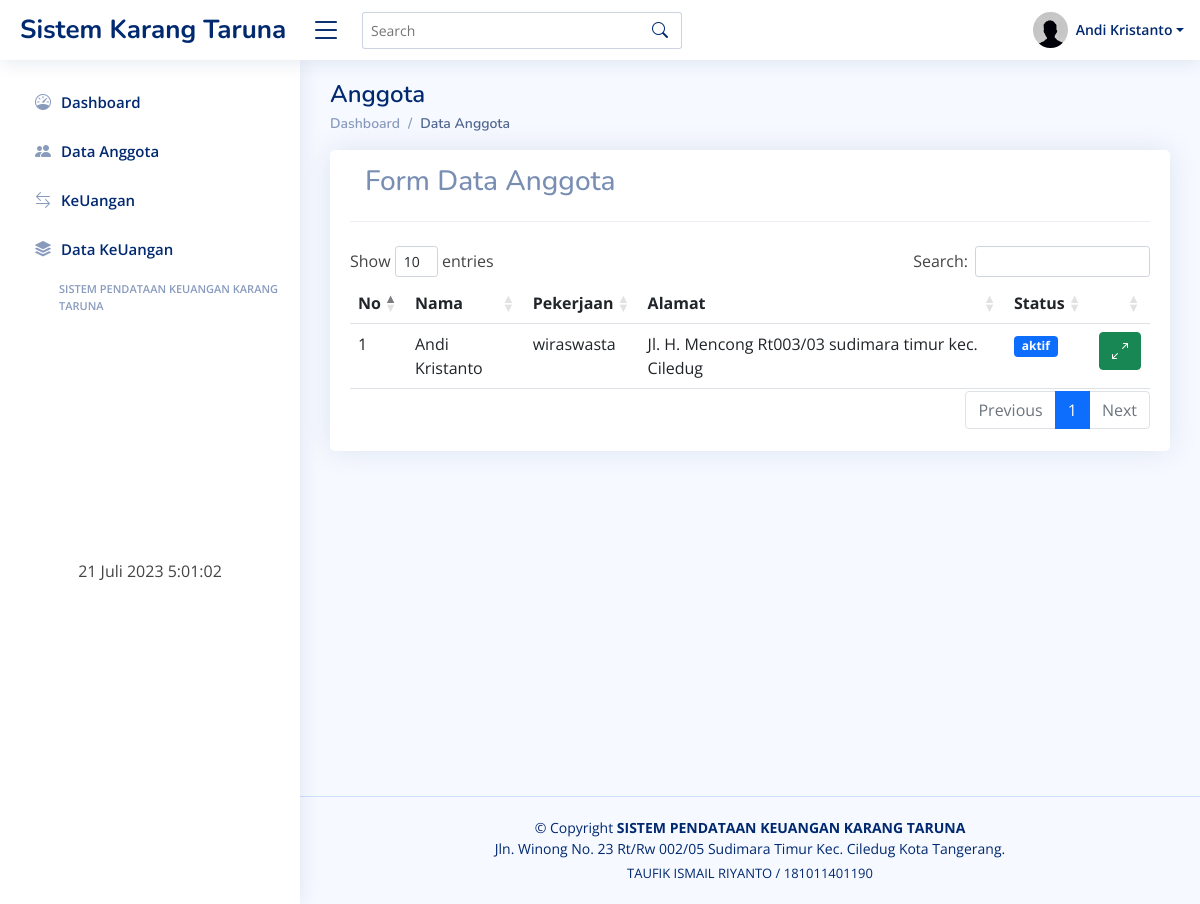
/anggota/index.php?url=anggota (signed in), run on the app's committed database.
### tables this page shows
CREATE TABLE `users` (
  `id_user` int(11) NOT NULL,
  `recid` enum('0','1') NOT NULL,
  `nama` varchar(30) NOT NULL,
  `rt` int(4) NOT NULL,
  `rw` int(4) NOT NULL,
  `alamat` text NOT NULL,
  `tgl_lahir` varchar(20) NOT NULL,
  `pekerjaan` varchar(40) NOT NULL,
  `no_telp` varchar(15) NOT NULL,
  `status` enum('aktif','tidak aktif') NOT NULL,
  `usertype` enum('ketua','wakil','anggota') NOT NULL,
  `username` varchar(30) NOT NULL,
  `password` varchar(200) NOT NULL,
  `level` enum('admin','anggota') NOT NULL
);

### anggota/anggota.php (the view, shortened to what this page needs)
<!DOCTYPE html>
<html>
<head>
</head>
<body>
   <div class="container">
      <div class="pagetitle">
         <h1 class="mb-1">Anggota</h1>
         <nav>
            <ol class="breadcrumb">
               <li class="breadcrumb-item"><a href="?url=dashboard">Dashboard</a></li>
               <li class="breadcrumb-item active">Data Anggota</li>
            </ol>
         </nav>
      </div>
      <div class="card">
         <div class="card-body">
            <div class="card-header">
               <h3>Form Data Anggota</h3>
            </div>
            <div class="row">
               <div class="col-md-12">
                  <br>
                  <table id="anggota" class="table table-hover">
                     <thead>
                        <tr>
                           <th>No</th>
                           <th>Nama</th>
                           <th>Pekerjaan</th>
                           <th>Alamat</th>
                           <th>Status</th>
                           <th></th>
                        </tr>
                     </thead>
                     <tbody>
                        <?php
                        require '../config/config.php';
                        $no = 1;
                        $sql = mysqli_query($koneksi,"select * from users where id_user='$_SESSION[id]' ");
                        while ($data = mysqli_fetch_array($sql)) {
                           ?>
                           <tr>
                              <td><?= $no++; ?></td>
                              <td><?= $data['nama']; ?></td>
                              <td><?= $data['pekerjaan']; ?></td>
                              <td><?= $data['alamat']; ?></td>
                              <td><span class="badge bg-primary">
                                 <?= $data['status']; ?>
                              </span></td>
                              <td>
                                 <button type="button" class="btn btn-success" data-bs-toggle="modal" data-bs-target="#MyView<?= $data['id']; ?>">
                                    <span class="icon text-white">
                                       <i class="bi bi-arrows-angle-expand"></i>
                                    </span>
                                 </button>
                              </td>
                           </tr>
                        <?php } ?>
                     </tbody>
                  </table>
               </div>
            </div>
         </div>
      </div>
   </div>
</body>
</html>

### anggota/index.php (shortened to what this page needs)
<!DOCTYPE html>
<html lang="en">
<head>
   <link href="../assets/css/bootstrap.min.css" rel="stylesheet">
   <link href="../assets/css/bootstrap-icons.css" rel="stylesheet">
   <link href="../assets/css/boxicons.min.css" rel="stylesheet">
   <link href="../assets/css/quill.snow.css" rel="stylesheet">
   <link href="../assets/css/quill.bubble.css" rel="stylesheet">
   <link href="../assets/css/remixicon.css" rel="stylesheet">
   <link href="../assets/css/style.css" rel="stylesheet">
   <link href="../assets/datatables/dataTables.bootstrap4.min.css" rel="stylesheet">
</head>
<body>
   <header id="header" class="header fixed-top d-flex align-items-center">
      <div class="d-flex align-items-center justify-content-between"> <a href="index.html" class="logo d-flex align-items-center"> <span class="d-none d-lg-block">Sistem Karang Taruna</span> </a> <i class="bi bi-list toggle-sidebar-btn"></i></div>
      <div class="search-bar">
         <form class="search-form d-flex align-items-center" method="POST" action="#"> <input type="text" name="query" placeholder="Search" title="Enter search keyword"> <button type="submit" title="Search"><i class="bi bi-search"></i></button></form>
      </div>
      <nav class="header-nav ms-auto">
         <ul class="d-flex align-items-center">
            <li class="nav-item dropdown pe-3">
              <?php
              require '../config/config.php';
              $sql = mysqli_query($koneksi, "select * from users where id_user='$_SESSION[id]'");
              while ($data = mysqli_fetch_array($sql)) {
               ?>
               <a class="nav-link nav-profile d-flex align-items-center pe-0" href="#" data-bs-toggle="dropdown"> <img src="../assets/img/profile-img.png" alt="Profile" class="rounded-circle"> <span class="d-none d-md-block dropdown-toggle ps-2"><?php echo $data['nama']; ?></span> </a>
               <?php } ?>
         </li>
      </ul>
   </nav>
</header>
<aside id="sidebar" class="sidebar">
   <ul class="sidebar-nav" id="sidebar-nav">
      <li class="nav-item"> <a class="nav-link collapsed" href="?url=dashboard">
         <i class="bi bi-speedometer"></i>
         <span>Dashboard</span> </a></li>
         <li class="nav-item">
            <a class="nav-link collapsed" href="?url=anggota">
               <i class="bi bi-people-fill"></i>
            </i><span>Data Anggota</span>
         </a>
      </li>
      <li class="nav-item">
         <a class="nav-link collapsed" href="?url=keuangan">
            <i class="bi bi-arrow-left-right"></i>
         </i><span>KeUangan</span>
      </a>
   </li>
   <li class="nav-item">
      <a class="nav-link collapsed" href="?url=data_keuangan">
         <i class="bi bi-stack">
         </i><span>Data KeUangan</span>
      </a>
   </li>
   <li  class="nav-heading ps-4">SISTEM PENDATAAN KEUANGAN KARANG TARUNA</li>
   <br><br><br><br>
   <br><br><br><br>
   <br><br>
   <div class="row text-center">
      <?php
      function tgl_indo($tanggal){
        $bulan = array (
         1 =>   'Januari',
         'Februari',
         'Maret',
         'April',
         'Mei',
         'Juni',
         'Juli',
         'Agustus',
         'September',
         'Oktober',
         'November',
         'Desember'
      );
        $pecahkan = explode('-', $tanggal);
        return $pecahkan[2] . ' ' . $bulan[ (int)$pecahkan[1] ] . ' ' . $pecahkan[0];
     }
     ?>
     <p><?php echo tgl_indo(date('Y-m-d')); ?> <span style="font-size:17" id="jam" ></span></p>
</div>
</ul>
</aside>
<main id="main" class="main">
   <section class="section">
     <div class="row">
      <?php include 'link.php' ?>
      <br>
      <br>
      <br>
      <br>
      <br>
      <br>
      <br>
      <br>
      <br>
      <br>
      <br>
      <br>
      <br>
      <br>
      <br>
      <br>
      <br>
      <br>
      <br>
      <br>
      <br>
      <br>
      <br>
      <br>
      <br>
      <br>
      <br>
      <br>
      <br>
   </div>
</section>
</main>
<footer id="footer" class="footer">
  <div class="copyright"> &copy; Copyright <strong><span>SISTEM PENDATAAN KEUANGAN KARANG TARUNA</span></strong><br>Jln. Winong No. 23 Rt/Rw 002/05 Sudimara Timur Kec. Ciledug Kota Tangerang.</div>
  <div class="credits">TAUFIK ISMAIL RIYANTO / 181011401190</div>
</footer>
</body>
</html>

### assets/css/style.css (style rules this page uses)
:root { scroll-behavior: smooth; }
body { font-family: "Open Sans", sans-serif; background: #f6f9ff; color: #444444; }
a { color: #4154f1; text-decoration: none; }
h1, h2, h3, h4, h5, h6 { font-family: "Nunito", sans-serif; }
#main { margin-top: 60px; padding: 20px 30px; transition: all 0.3s; }
.pagetitle { margin-bottom: 10px; }
.pagetitle h1 { font-size: 24px; margin-bottom: 0; font-weight: 600; color: #012970; }
.card { margin-bottom: 30px; border: none; border-radius: 5px; box-shadow: 0px 0 30px rgba(1, 41, 112, 0.1); }
.card-header, .card-footer { border-color: #ebeef4; background-color: #fff; color: #798eb3; padding: 15px; }
.card-body { padding: 0 20px 20px 20px; }
.breadcrumb { font-size: 14px; font-family: "Nunito", sans-serif; color: #899bbd; font-weight: 600; }
.breadcrumb a { color: #899bbd; transition: 0.3s; }
.breadcrumb .breadcrumb-item::before { color: #899bbd; }
.breadcrumb .active { color: #51678f; font-weight: 600; }
.logo { line-height: 1; }
@media (min-width: 1200px) { .logo { width: 280px; } }
.logo span { font-size: 26px; font-weight: 700; color: #012970; font-family: "Nunito", sans-serif; }
.header { transition: all 0.5s; z-index: 997; height: 60px; box-shadow: 0px 2px 20px rgba(1, 41, 112, 0.1); background-color: #fff; padding-left: 20px; }
.header .toggle-sidebar-btn { font-size: 32px; padding-left: 10px; cursor: pointer; color: #012970; }
.header .search-bar { min-width: 360px; padding: 0 20px; }
.header .search-form { width: 100%; }
.header .search-form input { border: 0; font-size: 14px; color: #012970; border: 1px solid rgba(1, 41, 112, 0.2); padding: 7px 38px 7px 8px; border-radius: 3px; transition: 0.3s; width: 100%; }
.header .search-form button { border: 0; padding: 0; margin-left: -30px; background: none; }
.header .search-form button i { color: #012970; }
.header-nav ul { list-style: none; }
.header-nav > ul { margin: 0; padding: 0; }
.header-nav .nav-profile { color: #012970; }
.header-nav .nav-profile img { max-height: 36px; }
.header-nav .nav-profile span { font-size: 14px; font-weight: 600; }
.sidebar { position: fixed; top: 60px; left: 0; bottom: 0; width: 300px; z-index: 996; transition: all 0.3s; padding: 20px; overflow-y: auto; scrollbar-width: thin; scrollbar-color: #aab7cf transparent; box-shadow: 0px 0px 20px rgba(1, 41, 112, 0.1); background-color: #fff; }
@media (min-width: 1200px) { #main, #footer { margin-left: 300px; } }
.sidebar-nav { padding: 0; margin: 0; list-style: none; }
.sidebar-nav li { padding: 0; margin: 0; list-style: none; }
.sidebar-nav .nav-item { margin-bottom: 5px; }
.sidebar-nav .nav-heading { font-size: 11px; text-transform: uppercase; color: #899bbd; font-weight: 600; margin: 10px 0 5px 15px; }
.sidebar-nav .nav-link { display: flex; align-items: center; font-size: 15px; font-weight: 600; color: #4154f1; transition: 0.3; background: #f6f9ff; padding: 10px 15px; border-radius: 4px; }
.sidebar-nav .nav-link i { font-size: 16px; margin-right: 10px; color: #4154f1; }
.sidebar-nav .nav-link.collapsed { color: #012970; background: #fff; }
.sidebar-nav .nav-link.collapsed i { color: #899bbd; }
.footer { padding: 20px 0; font-size: 14px; transition: all 0.3s; border-top: 1px solid #cddfff; }
.footer .copyright { text-align: center; color: #012970; }
.footer .credits { padding-top: 5px; text-align: center; font-size: 13px; color: #012970; }

### data on the page
users: nama "Andi Kristanto", pekerjaan "wiraswasta", alamat "Jl. H. Mencong Rt003/03 sudimara timur kec. Ciledug", status "aktif"
